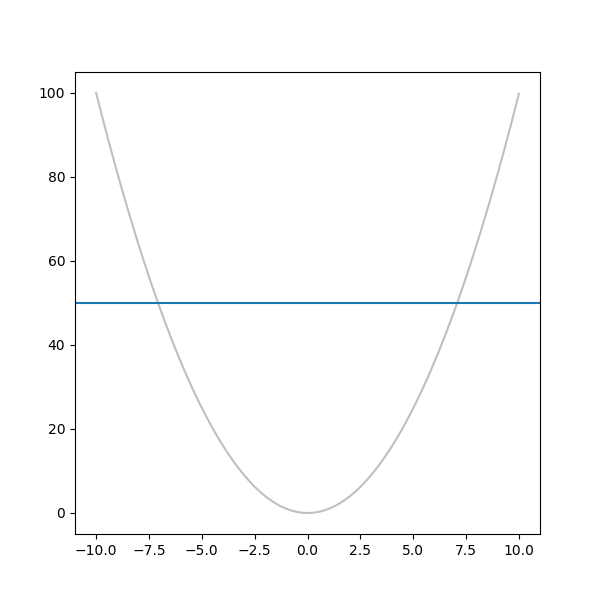

Source code (Python):
#!/usr/bin/env python3
# -*- coding: utf-8 -*-

"""
Plot an horizontal line
"""

import numpy as np
import matplotlib.pyplot as plt

# Build datas ###############

x = np.arange(-10, 10, 0.01)
y = x**2

# Plot data #################

fig = plt.figure(figsize=(6, 6))
ax = fig.add_subplot(111)

ax.plot(x, y, "-k", alpha=0.25)
ax.axhline(50)

# Save file #################

plt.savefig("horizontal_line.png")

# Plot ######################

plt.show()
